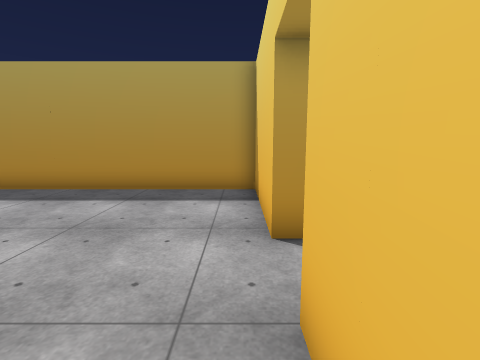
view 1 (above)

18 first-person views from a walk through a 3-D level made in the Unity game engine. The camera is 1.5 m above the floor, tilts 8° down and sees 85° across. The floor is counted in squares, 1 m on a side. Each view is taken from the middle of a square. On the plan, view 1 faces up. The plan holds only what a view shows up to about 14 squares ahead; the rest is blank. The place goes on beyond the plan. The player character is not drawn. Some animated figures are left out. Some surface patterns are stand-ins.

view 2
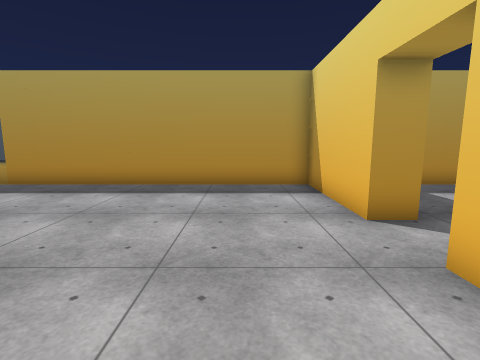

view 3
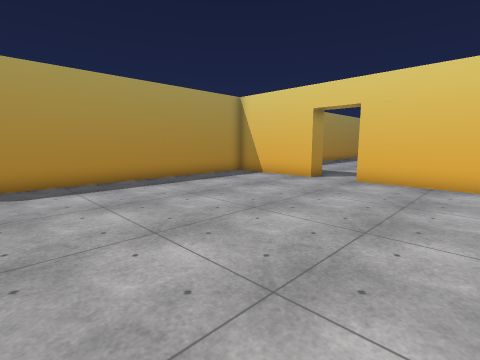

view 4
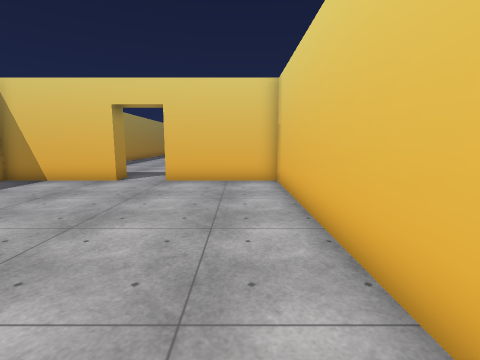

view 5
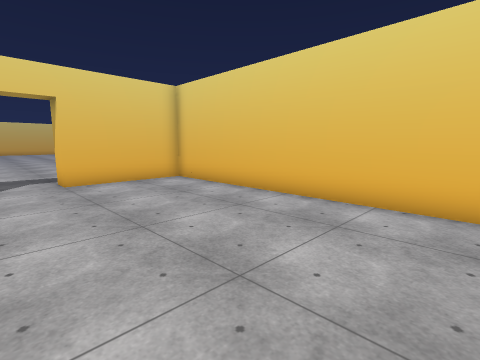

view 6
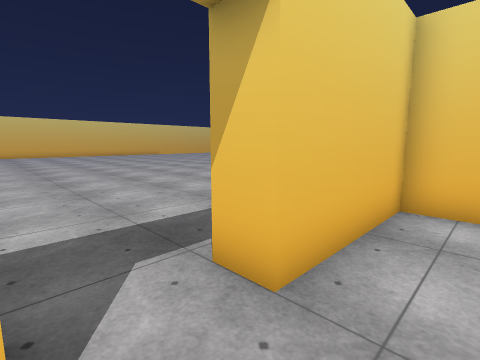

view 7
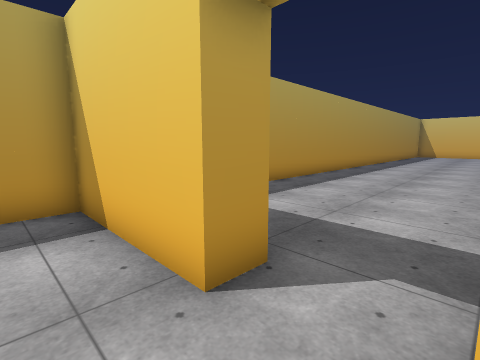

view 8
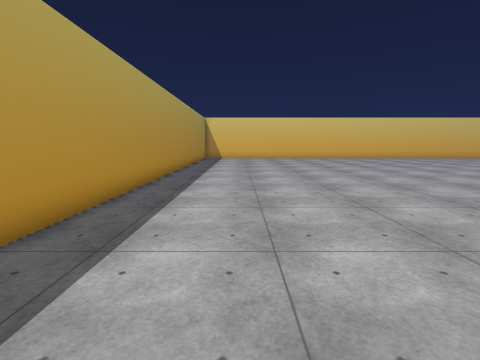

view 9
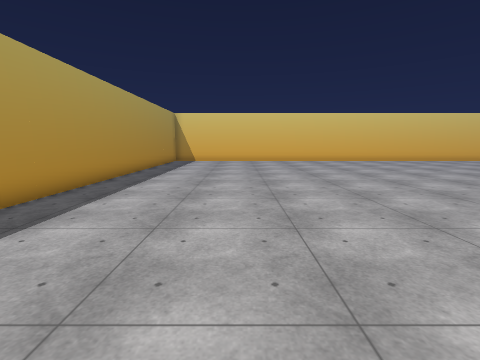

view 10
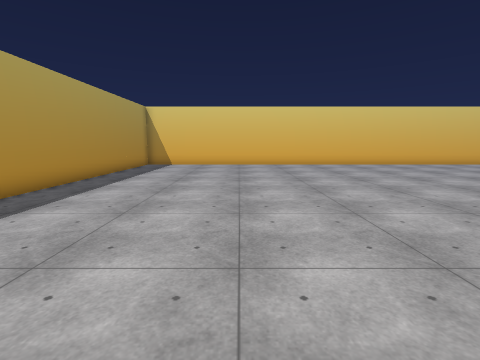

view 11
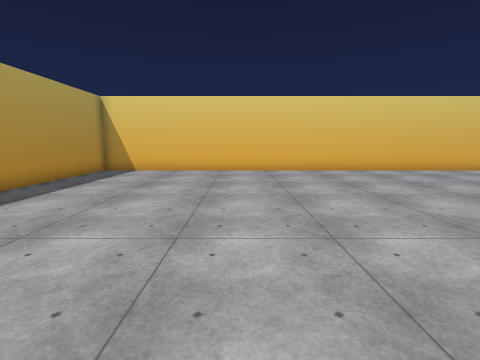

view 12
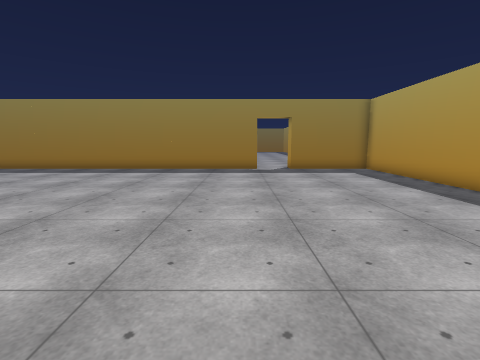

view 13
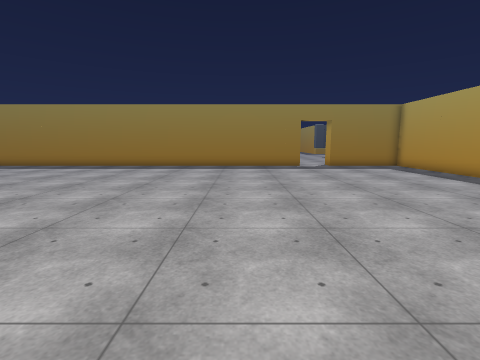

view 14
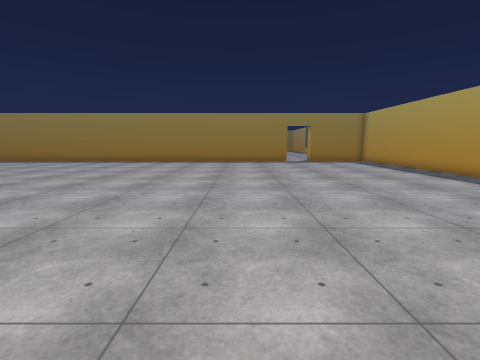

view 15
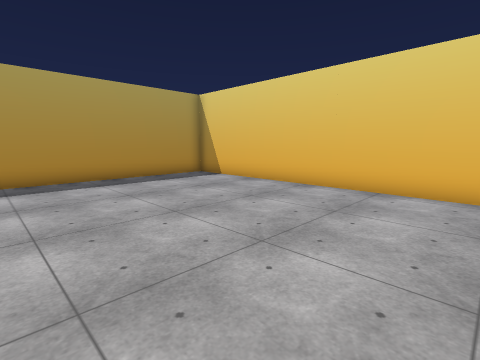

view 16
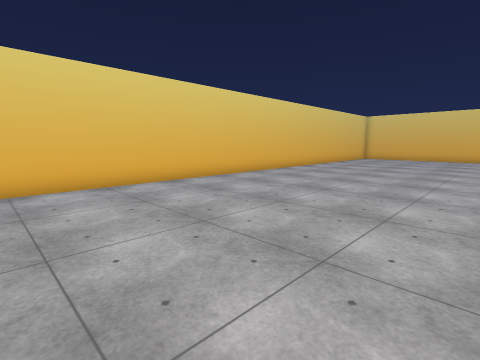

view 17
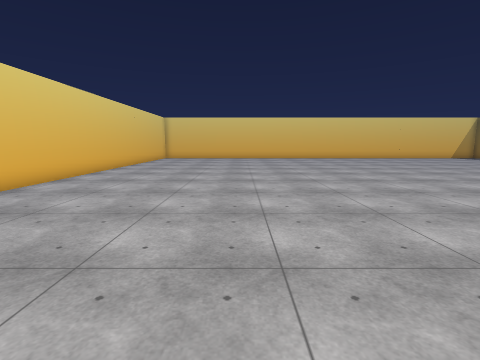

view 18
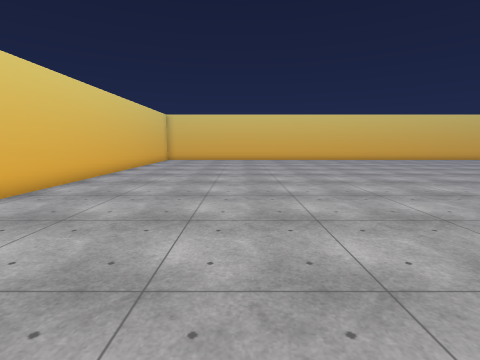

### Floor plan
Points are (right, up) in squares from view 1. A wall is a line through its corners. A room is listed if a view was taken in it or the views show most of it. See-through windows are left out.
Room 1 (views 1, 2, 3, 4, 5, 6, 7)
walls: (0.5, 4) (0.5, 8.5); (-9.6, -2.5) (-0.5, -2.5); (-0.4, 8.5) (-9.5, 8.5); (0.5, -2.6) (0.5, 2)
ways out: opening at (1, 3.5) to room 2
objects: other object (-10, 9); other object (0, -3); other object (0, 9)
Room 2 (views 8, 9, 10, 11, 12, 13, 14, 15, 16, 17, 18)
walls: (1.6, 4) (0.5, 4); (0.5, 2) (1.5, 2); (32.5, -17.1) (32.5, 8.5) (2.9, 8.5)
ways out: opening at (1, 3.5) to room 1

Positions as (right, up) in squares from view 1, and headings:
1: (0, 0), facing up
2: (-2, -1), facing up
3: (-10, -2), facing up-right
4: (-10, -1), facing right
5: (-10, 4), facing down-right
6: (-1, 4), facing down-right
7: (-1, 2), facing up-right
8: (6, 5), facing right
9: (10, 3), facing right
10: (14, 2), facing right
11: (18, 1), facing right
12: (17, 1), facing left
13: (19, -2), facing left
14: (24, -2), facing left
15: (24, -3), facing up-right
16: (23, 0), facing down-right
17: (25, 0), facing down
18: (26, -3), facing down
